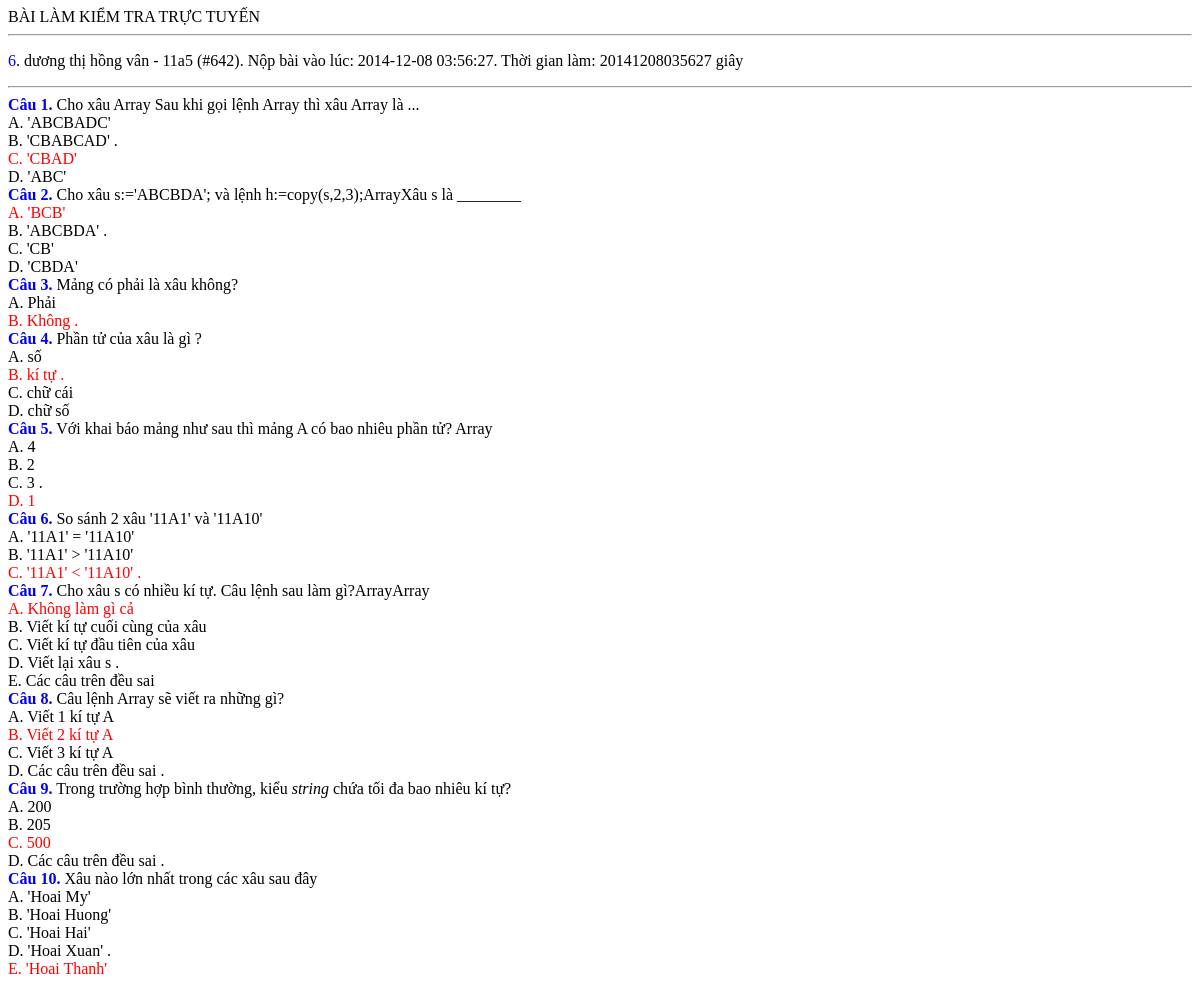
The page /qli/xembai.php?id=642 on the database its author committed.
### tables this page shows
CREATE TABLE IF NOT EXISTS `tn_ketqua` (
  `id` int(11) unsigned NOT NULL AUTO_INCREMENT,
  `bai` int(11) unsigned NOT NULL COMMENT 'Mã bài trắc nghiệm',
  `hoten` varchar(60) NOT NULL,
  `lop` varchar(8) NOT NULL,
  `cauhoi` varchar(500) NOT NULL COMMENT 'Các câu hỏi được chọn',
  `traloi` varchar(250) NOT NULL COMMENT 'Các câu đã trả lời',
  `caudung` tinyint(1) unsigned NOT NULL COMMENT 'Số câu đúng',
  `lucvao` timestamp NOT NULL DEFAULT '0000-00-00 00:00:00' ON UPDATE CURRENT_TIMESTAMP COMMENT 'Lúc đăng nhập',
  `lucdau` timestamp NOT NULL DEFAULT '0000-00-00 00:00:00' COMMENT 'Lúc bắt đầu làm bài',
  `lucnop` timestamp NOT NULL DEFAULT '0000-00-00 00:00:00' COMMENT 'Lúc nộp bài',
  `ip` varchar(15) NOT NULL COMMENT 'Địa chỉ IP',
  PRIMARY KEY (`id`)
);

CREATE TABLE IF NOT EXISTS `tn_cauhoi` (
  `maso` int(11) unsigned NOT NULL AUTO_INCREMENT,
  `lop` tinyint(2) DEFAULT '10' COMMENT 'Khối lớp',
  `chuong` tinyint(1) DEFAULT '0' COMMENT 'Chương mấy',
  `bai` tinyint(1) DEFAULT '0' COMMENT 'Bài mấy',
  `dokho` tinyint(1) NOT NULL DEFAULT '1' COMMENT 'Độ khó 1 2 3 4 5',
  `kieu` tinyint(1) NOT NULL DEFAULT '1' COMMENT 'Kiểu 1 = trắc nghiệm',
  `noidung` varchar(250) NOT NULL,
  `kichhoat` tinyint(1) NOT NULL DEFAULT '1' COMMENT 'Sử dụng hay không',
  `ngaylam` timestamp NOT NULL DEFAULT CURRENT_TIMESTAMP ON UPDATE CURRENT_TIMESTAMP,
  PRIMARY KEY (`maso`)
);

CREATE TABLE IF NOT EXISTS `tn_traloi` (
  `maso` int(11) unsigned NOT NULL AUTO_INCREMENT,
  `cauhoi` int(11) NOT NULL DEFAULT '0' COMMENT 'Câu hỏi nào',
  `thutu` tinyint(1) NOT NULL DEFAULT '1' COMMENT 'Cố định câu trả lời cuối/đầu danh sách',
  `noidung` varchar(200) NOT NULL,
  `dung` tinyint(1) NOT NULL DEFAULT '0' COMMENT 'Đúng hay sai?',
  `luotchon` int(10) NOT NULL DEFAULT '0',
  `ngaylam` timestamp NOT NULL DEFAULT CURRENT_TIMESTAMP ON UPDATE CURRENT_TIMESTAMP,
  PRIMARY KEY (`maso`)
);

### qli/xembai.php (the view, shortened to what this page needs)
<?php
include_once("bbcode.php");
echo "<html><head><title>Xem bài làm</title><link rel='stylesheet' type='text/css' href='mystyles.css' media='screen' />";
echo "</head><body>";
echo " BÀI LÀM KIỂM TRA TRỰC TUYẾN<hr/>";
	if (isset($_GET['id'])) {
		$bai = intval($_GET['id']);
		$sql = "select *, lucnop-lucdau as tgian from tn_ketqua where id=$bai";
		$result=mysql_query($sql);
		if (mysql_num_rows($result)) {
			$data = mysql_fetch_array($result);
			echo "<p><a href='baitn.php?act=view&id=".$data['bai']."'>".$data['bai']."</a>. ";
			echo "".$data['hoten']." - ".$data['lop']." (#$bai)";
			echo ". Nộp bài vào lúc: ".$data['lucnop'].". Thời gian làm: ".$data['tgian']." giây";
			echo "</p><hr/>";
			$traloi="," . $data['traloi'] . ",";
			$cauhoikt = explode("|",$data['cauhoi']);
			$ch=1;
			echo "<div id='baikiemtra'>";
			foreach ($cauhoikt as $cauhoirieng) {
				if (strlen($cauhoirieng)>0) {
					$hoidap=explode(":",$cauhoirieng);
					$cautraloi = explode(",",$hoidap[1]);
					echo "<div class='cau'>";
					echo "<div class='cauhoi'>";
					echo "<b><a href='cauhoi.php?id=".$hoidap[0]."&act=view'>Câu ".($ch++).".</a></b> ".showBBcodes(layCauhoi($hoidap[0]))."<br/>";
					echo "</div>";
					echo "<div class='traloi'>";
					$pa=1;
					foreach ($cautraloi as $tloi) {
						if (strlen($tloi)>0) {
							$pantl=showBBcodes(layTraloi($tloi));
							echo "<div class='traloi".(strstr($traloi,",$tloi,")?"1":"").$pantl[1]."' id='pa".$tloi."'><span>";
							echo chr(64+$pa++)."</span>. ";
							echo $pantl[0];
							if ($pantl[1]>0) echo " .";
							echo "</div>";
						}
					}
					echo "</div>";
					echo "</div>";
				}
			}
		}
		else {
			echo "Không có bài làm kiểm tra";
		}
	}
echo "</body></html>";
function layCauhoi($macauhoi=0) {
	$retu = mysql_query("select noidung from tn_cauhoi where maso=$macauhoi");
	if ($retu) {
		if ($row=mysql_fetch_array($retu)) {
			return $row['noidung'];
		} else {
			return "";
		}
	} else {
		return "";
	}
}
function layTraloi($matraloi=0) {
	$retu = mysql_query("select noidung,dung from tn_traloi where maso=$matraloi");
	if ($retu) {
		if ($row=mysql_fetch_array($retu)) {
			return $row;
		} else {
			return ["",0];
		}
	} else {
		return ["",0];
	}
}
?>

### qli/mystyles.css (style rules this page uses)
a { text-decoration: none; }
.traloi10 { color:red; }
.traloi11 { color:red; }

### rows shown on the page
tn_ketqua: bai "6", hoten "dương thị hồng vân", lop "11a5", lucnop "2014-12-08 03:56:27", cauhoi.noidung "Cho xâu Sau khi gọi lệnh thì xâu là ...", cauhoi.noidung "Cho xâu s:='ABCBDA'; và lệnh h:=copy(s,2,3); Xâu s là ________", cauhoi.noidung "Mảng có phải là xâu không?", cauhoi.noidung "Phần tử của xâu là gì ?", cauhoi.noidung "Với khai báo mảng như sau thì mảng A có bao nhiêu phần tử?", cauhoi.noidung "So sánh 2 xâu '11A1' và '11A10'", cauhoi.noidung "Cho xâu s có nhiều kí tự. Câu lệnh sau làm gì?", cauhoi.noidung "Câu lệnh sẽ viết ra những gì?", cauhoi.noidung "Trong trường hợp bình thường, kiểu string chứa tối đa bao nhiêu kí tự?", cauhoi.noidung "Xâu nào lớn nhất trong các xâu sau đây"
tn_traloi: pa "A", noidung "'ABCBADC'"
tn_traloi: pa "B", noidung "'CBABCAD'"
tn_traloi: pa "C", noidung "'CBAD'"
tn_traloi: pa "D", noidung "'ABC'"
tn_traloi: pa "A", noidung "'BCB'"
tn_traloi: pa "B", noidung "'ABCBDA'"
tn_traloi: pa "C", noidung "'CB'"
tn_traloi: pa "D", noidung "'CBDA'"
tn_traloi: pa "A", noidung "Phải"
tn_traloi: pa "B", noidung "Không"
tn_traloi: pa "A", noidung "số"
tn_traloi: pa "B", noidung "kí tự"
tn_traloi: pa "C", noidung "chữ cái"
tn_traloi: pa "D", noidung "chữ số"
tn_traloi: pa "A", noidung "4"
tn_traloi: pa "B", noidung "2"
tn_traloi: pa "C", noidung "3"
tn_traloi: pa "D", noidung "1"
tn_traloi: pa "A", noidung "'11A1' = '11A10'"
tn_traloi: pa "B", noidung "'11A1' > '11A10'"
tn_traloi: pa "C", noidung "'11A1' < '11A10'"
tn_traloi: pa "A", noidung "Không làm gì cả"
tn_traloi: pa "B", noidung "Viết kí tự cuối cùng của xâu"
tn_traloi: pa "C", noidung "Viết kí tự đầu tiên của xâu"
tn_traloi: pa "D", noidung "Viết lại xâu s"
tn_traloi: pa "E", noidung "Các câu trên đều sai"
tn_traloi: pa "A", noidung "Viết 1 kí tự A"
tn_traloi: pa "B", noidung "Viết 2 kí tự A"
tn_traloi: pa "C", noidung "Viết 3 kí tự A"
tn_traloi: pa "D", noidung "Các câu trên đều sai"
tn_traloi: pa "A", noidung "200"
tn_traloi: pa "B", noidung "205"
tn_traloi: pa "C", noidung "500"
tn_traloi: pa "D", noidung "Các câu trên đều sai"
tn_traloi: pa "A", noidung "'Hoai My'"
tn_traloi: pa "B", noidung "'Hoai Huong'"
tn_traloi: pa "C", noidung "'Hoai Hai'"
tn_traloi: pa "D", noidung "'Hoai Xuan'"
tn_traloi: pa "E", noidung "'Hoai Thanh'"

### other values the page prints
$bai "642"
$data['tgian'] "20141208035627"
